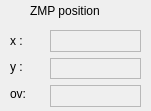
    <widget class="QFrame" name="frame_6">
     <property name="geometry">
      <rect>
       <x>500</x>
       <y>30</y>
       <width>151</width>
       <height>111</height>
      </rect>
     </property>
     <property name="frameShape">
      <enum>QFrame::NoFrame</enum>
     </property>
     <property name="frameShadow">
      <enum>QFrame::Raised</enum>
     </property>
     <widget class="QWidget" name="verticalLayoutWidget_7">
      <property name="geometry">
       <rect>
        <x>50</x>
        <y>30</y>
        <width>91</width>
        <height>77</height>
       </rect>
      </property>
      <layout class="QVBoxLayout" name="verticalLayout_9">
       <item>
        <widget class="QLabel" name="label_22">
         <property name="autoFillBackground">
          <bool>false</bool>
         </property>
         <property name="frameShape">
          <enum>QFrame::StyledPanel</enum>
         </property>
         <property name="text">
          <string/>
         </property>
        </widget>
       </item>
       <item>
        <widget class="QLabel" name="label_23">
         <property name="frameShape">
          <enum>QFrame::StyledPanel</enum>
         </property>
         <property name="text">
          <string/>
         </property>
        </widget>
       </item>
       <item>
        <widget class="QLabel" name="label_42">
         <property name="frameShape">
          <enum>QFrame::StyledPanel</enum>
         </property>
         <property name="text">
          <string/>
         </property>
        </widget>
       </item>
      </layout>
     </widget>
     <widget class="QWidget" name="verticalLayoutWidget_8">
      <property name="geometry">
       <rect>
        <x>10</x>
        <y>30</y>
        <width>31</width>
        <height>74</height>
       </rect>
      </property>
      <layout class="QVBoxLayout" name="verticalLayout_10">
       <item>
        <widget class="QLabel" name="label_25">
         <property name="text">
          <string>x :</string>
         </property>
        </widget>
       </item>
       <item>
        <widget class="QLabel" name="label_26">
         <property name="text">
          <string>y :</string>
         </property>
        </widget>
       </item>
       <item>
        <widget class="QLabel" name="label_43">
         <property name="text">
          <string>ov:</string>
         </property>
        </widget>
       </item>
      </layout>
     </widget>
     <widget class="QLabel" name="label_28">
      <property name="geometry">
       <rect>
        <x>30</x>
        <y>0</y>
        <width>101</width>
        <height>21</height>
       </rect>
      </property>
      <property name="text">
       <string>ZMP position</string>
      </property>
     </widget>
    </widget>
